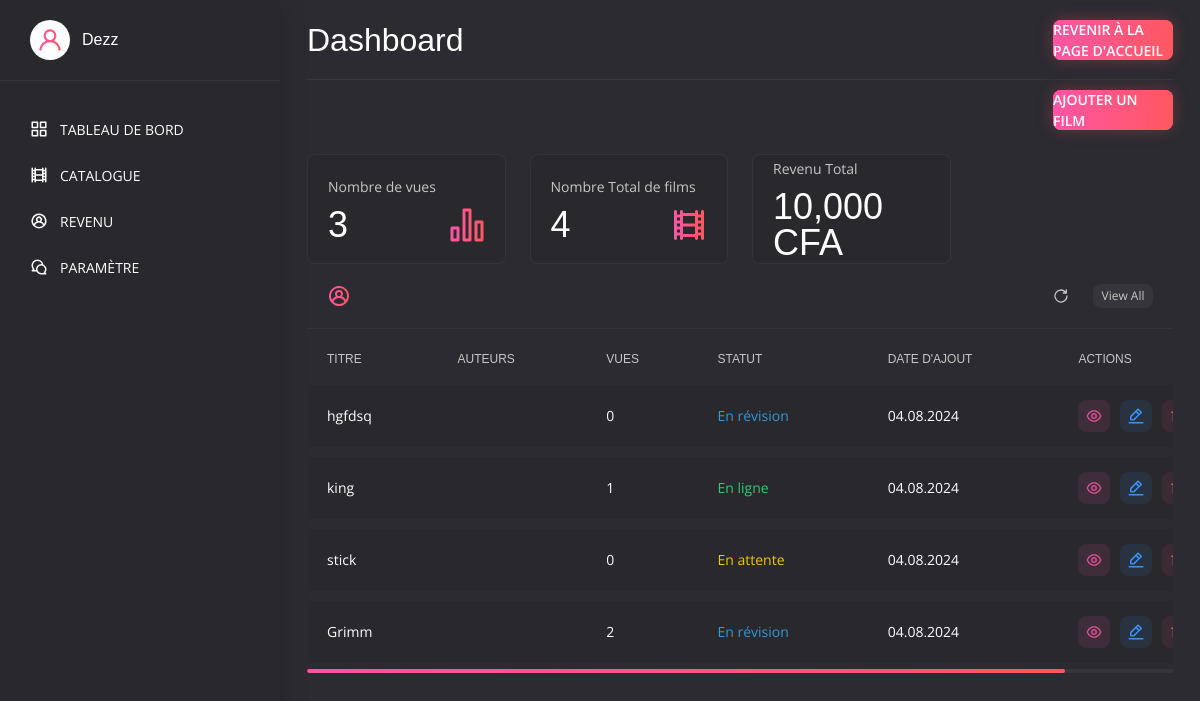
The app's page /accounts/dashboard/ (signed in) with its own data.
### cinema/models.py (models this page shows, shortened)
class Video(models.Model):
    utilisateur = models.ForeignKey(User, on_delete=models.CASCADE, related_name='videos')
    STATUT_CHOICES = [
        ('en_attente', 'En attente'),
        ('en_ligne', 'En ligne'),
        ('refuse', 'Refusé'),
        ('en_revision', 'En révision'),
    ]
    titre = models.CharField(max_length=255)
    realisateur = models.CharField(max_length=255)
    image_couverture = models.ImageField(upload_to='couvertures/')
    video_complete = models.FileField(upload_to='videos/')
    statut = models.CharField(max_length=15, choices=STATUT_CHOICES, default='en_attente')
    id_eke = models.CharField(max_length=100, unique=True)
    vues = models.PositiveIntegerField(default=0)
    status = models.BooleanField(default=True)
    date_add = models.DateTimeField(auto_now_add=True)
    date_update = models.DateTimeField(auto_now=True)

### accounts/views.py (the view)
# urls.py: path('dashboard/', views.dashboard, name='dashboard'),
@login_required
def dashboard(request):
    user = request.user
    videos = Video.objects.filter(utilisateur=user).order_by('-date_add')[:5]
    total_videos = Video.objects.filter(utilisateur=user).count()
    total_views = Video.objects.filter(utilisateur=user).aggregate(total_views=Sum('vues'))['total_views'] or 0
    return render(request, 'dashboard.html', {
        'videos': videos,
        'total_videos': total_videos,
        'total_views': total_views
    })

### accounts/templates/dashboard.html (shortened to what this page needs)
{% extends 'base2.html' %}
{% load static %}
{% block content %}
	<main class="main">
		<div class="container-fluid">
			<div class="row">
				<div class="col-12">
					<div class="main__title">
						<h2>Dashboard</h2>
						<a href="{% url 'index' %}" class="main__title-link"><span> Revenir à la page d'accueil</span></a>
					</div>
					<a href="{% url 'ajouter-film' %}" class="main__title-link"><span> Ajouter un film</span></a>
				</div>
			</div>
			<div class="row">
				<div class="col-12 col-sm-6 col-xl-3">
    				<div class="stats">
        				<span>Nombre de vues</span>
        				<p>{{ total_views }}</p>
        				<img src="{% static 'img/graph-bar.svg' %}" alt="">
   				 </div>
				</div>
				<div class="col-12 col-sm-6 col-xl-3">
    				<div class="stats">
        				<span>Nombre Total de films</span>
        				<p>{{ total_videos }}</p>
        				<img src="{% static 'img/film.svg' %}" alt="">
    				</div>
				</div>
				<div class="col-12 col-sm-6 col-xl-3">
    				<div class="stats">
        				<span>Revenu Total</span>
        				<p>10,000 CFA</p>
    				</div>
				</div>
				<div class="col-12">
					<div class="catalog catalog--1">
						<div class="dashbox__title">
							<img src="{% static 'img/user-circle.svg' %}" alt="">
							<div class="dashbox__wrap">
								<a class="dashbox__refresh" href="#"><svg xmlns="http://www.w3.org/2000/svg" viewBox="0 0 24 24"><path d="M21,11a1,1,0,0,0-1,1,8.05,8.05,0,1,1-2.22-5.5h-2.4a1,1,0,0,0,0,2h4.53a1,1,0,0,0,1-1V3a1,1,0,0,0-2,0V4.77A10,10,0,1,0,22,12,1,1,0,0,0,21,11Z"/></svg></a>
								<a class="dashbox__more" href="{% url 'catalogue' %}">View All</a>
							</div>
						</div>
						<table class="catalog__table">
							<thead>
								<tr>
									<th>TITRE</th>
									<th>AUTEURS</th>
									<th>VUES</th>
									<th>STATUT</th>
									<th>DATE D'AJOUT</th>
									<th>ACTIONS</th>
								</tr>
							</thead>
							<tbody>
								{% for video in videos %}
									<tr>
										<td>
											<div class="catalog__text"><a href="#">{{ video.titre }}</a></div>
										</td>
										<td>
										</td>
										<td>
											<div class="catalog__text">{{ video.vues }}</div>
										</td>
										<td>
											<div class="catalog__text
												{% if video.statut == 'en_attente' %}catalog__text--yellow
												{% elif video.statut == 'en_ligne' %}catalog__text--green
												{% elif video.statut == 'refuse' %}catalog__text--red
												{% elif video.statut == 'en_revision' %}catalog__text--blue
												{% endif %}">
												{{ video.get_statut_display }}
											</div>
										</td>
										<td>
											<div class="catalog__text">{{ video.date_add|date:"d.m.Y" }}</div>
										</td>
										<td>
											<div class="catalog__btns">
												<a href="#" class="catalog__btn catalog__btn--view">
												</a>
												<a href="add-item.html" class="catalog__btn catalog__btn--edit">
												</a>
												<button type="button" data-bs-toggle="modal" class="catalog__btn catalog__btn--delete" data-bs-target="#modal-delete">
													<svg xmlns="http://www.w3.org/2000/svg" viewBox="0 0 24 24"><path d="M20,6H16V5a3,3,0,0,0-3-3H11A3,3,0,0,0,8,5V6H4A1,1,0,0,0,4,8H5V19a3,3,0,0,0,3,3h8a3,3,0,0,0,3-3V8h1a1,1,0,0,0,0-2ZM10,5a1,1,0,0,1,1-1h2a1,1,0,0,1,1,1V6H10Zm7,14a1,1,0,0,1-1,1H8a1,1,0,0,1-1-1V8H17Z"/></svg>
												</button>
											</div>
										</td>
									</tr>
								{% empty %}
									<tr>
										<td colspan="7">Aucun film trouvé</td>
									</tr>
								{% endfor %}
							</tbody>
						</table>
					</div>
				</div>
			</div>
		</div>
	</main>
{% endblock content %}

### accounts/templates/base2.html (shortened to what this page needs)
{% load static %}
<!DOCTYPE html>
<html lang="en">
<head>
	<link rel="stylesheet" href="{% static 'css/bootstrap.min.css' %}">
	<link rel="stylesheet" href="{% static 'css/slimselect.css' %}">
	<link rel="stylesheet" href="{% static 'css/admin.css' %}">
</head>
<body>
	<div class="sidebar">
		<div class="sidebar__user">
			<div class="sidebar__user-img">
				<img src="{% static 'img/user.svg' %}" alt="">
			</div>
			<div class="sidebar__user-title">
				<p>{{ user.username }}</p>
			</div>
		</div>
		<ul class="sidebar__nav">
			<li class="sidebar__nav-item">
				<a href="{% url 'dashboard' %}" class="sidebar__nav-link "> Tableau de bord</a>
			</li>
			<li class="sidebar__nav-item">
				<a href="{% url 'catalogue' %}" class="sidebar__nav-link"> Catalogue</a>
			</li>
			<li class="sidebar__nav-item">
				<a href="#" class="sidebar__nav-link"> Revenu </a>
			</li>
			<li class="sidebar__nav-item">
				<a href="{% url 'modifier-profil' %}" class="sidebar__nav-link"> Paramètre</a>
			</li>
		</ul>
	</div>
    {% block content %}
    {% endblock %}
</body>
</html>

### accounts/static/css/slimselect.css (style rules this page uses)
:root { --ss-primary-color: #5897fb;--ss-bg-color: #ffffff;--ss-font-color: #4d4d4d;--ss-font-placeholder-color: #8d8d8d;--ss-disabled-color: #dcdee2;--ss-border-color: #dcdee2;--ss-highlight-color: #fffb8c;--ss-success-color: #00b755;--ss-error-color: #dc3545;--ss-main-height: 30px;--ss-content-height: 300px;--ss-spacing-l: 7px;--ss-spacing-m: 5px;--ss-spacing-s: 3px;--ss-animation-timing: 0.2s;--ss-border-radius: 4px }

### accounts/templates/dashboard.html (style rules this page uses)
.catalog__text--yellow { color: #f1c40f; }
.catalog__text--green { color: #2ecc71; }
.catalog__text--blue { color: #3498db; }

### records on screen
Video: titre "hgfdsq", vues "0", statut "En révision", date_add "04.08.2024"
Video: titre "king", vues "1", statut "En ligne", date_add "04.08.2024"
Video: titre "stick", vues "0", statut "En attente", date_add "04.08.2024"
Video: titre "Grimm", vues "2", statut "En révision", date_add "04.08.2024"

### other values on screen
{{ user.username }} "Dezz"
{{ total_views }} "3"
{{ total_videos }} "4"
